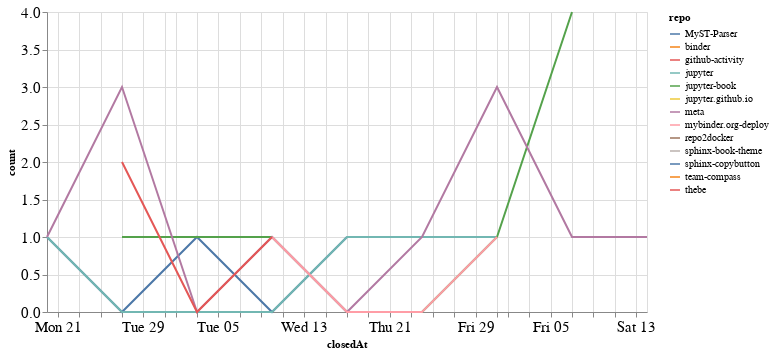

Here is the notebook cell this chart was saved with:
### Code cell
closed_by_time = closed_by.groupby('repo').resample('W', on='closedAt').count()['author'].reset_index()
closed_by_time = closed_by_time.rename(columns={'author': 'count'})

alt.Chart(closed_by_time, width=600).mark_line().encode(
    x='closedAt',
    y='count',
    color='repo',
    tooltip="repo"
)

### Figure 1 — Vega-Lite specification as saved in the notebook (floating-point values rounded to 4 significant figures)
{"config": {"axisLeft": {"labelFontSize": 15}, "axisBottom": {"labelFontSize": 15}}, "data": {"name": "data-a05a64dd48ca7d8411d9328364e8e7b4"}, "mark": "line", "encoding": {"color": {"type": "nominal", "field": "repo"}, "tooltip": {"type": "nominal", "field": "repo"}, "x": {"type": "temporal", "field": "closedAt"}, "y": {"type": "quantitative", "field": "count"}}, "width": 600, "$schema": "https://vega.github.io/schema/vega-lite/v4.8.1.json", "datasets": {"data-a05a64dd48ca7d8411d9328364e8e7b4": [{"repo": "MyST-Parser", "closedAt": "2020-12-20T00:00:00", "count": 1}, {"repo": "MyST-Parser", "closedAt": "2020-12-27T00:00:00", "count": 0}, {"repo": "MyST-Parser", "closedAt": "2021-01-03T00:00:00", "count": 1}, {"repo": "MyST-Parser", "closedAt": "2021-01-10T00:00:00", "count": 0}, {"repo": "MyST-Parser", "closedAt": "2021-01-17T00:00:00", "count": 1}, {"repo": "binder", "closedAt": "2021-01-31T00:00:00", "count": 1}, {"repo": "github-activity", "closedAt": "2021-01-17T00:00:00", "count": 1}, {"repo": "jupyter", "closedAt": "2020-12-20T00:00:00", "count": 1}, {"repo": "jupyter", "closedAt": "2020-12-27T00:00:00", "count": 0}, {"repo": "jupyter", "closedAt": "2021-01-03T00:00:00", "count": 0}, {"repo": "jupyter", "closedAt": "2021-01-10T00:00:00", "count": 0}, {"repo": "jupyter", "closedAt": "2021-01-17T00:00:00", "count": 1}, {"repo": "jupyter", "closedAt": "2021-01-24T00:00:00", "count": 1}, {"repo": "jupyter", "closedAt": "2021-01-31T00:00:00", "count": 1}, {"repo": "jupyter-book", "closedAt": "2020-12-27T00:00:00", "count": 1}, {"repo": "jupyter-book", "closedAt": "2021-01-03T00:00:00", "count": 1}, {"repo": "jupyter-book", "closedAt": "2021-01-10T00:00:00", "count": 1}, {"repo": "jupyter-book", "closedAt": "2021-01-17T00:00:00", "count": 0}, {"repo": "jupyter-book", "closedAt": "2021-01-24T00:00:00", "count": 0}, {"repo": "jupyter-book", "closedAt": "2021-01-31T00:00:00", "count": 1}, {"repo": "jupyter-book", "closedAt": "2021-02-07T00:00:00", "count": 4}, {"repo": "jupyter.github.io", "closedAt": "2021-02-07T00:00:00", "count": 1}, {"repo": "meta", "closedAt": "2020-12-20T00:00:00", "count": 1}, {"repo": "meta", "closedAt": "2020-12-27T00:00:00", "count": 3}, {"repo": "meta", "closedAt": "2021-01-03T00:00:00", "count": 0}, {"repo": "meta", "closedAt": "2021-01-10T00:00:00", "count": 1}, {"repo": "meta", "closedAt": "2021-01-17T00:00:00", "count": 0}, {"repo": "meta", "closedAt": "2021-01-24T00:00:00", "count": 1}, {"repo": "meta", "closedAt": "2021-01-31T00:00:00", "count": 3}, {"repo": "meta", "closedAt": "2021-02-07T00:00:00", "count": 1}, {"repo": "meta", "closedAt": "2021-02-14T00:00:00", "count": 1}, {"repo": "mybinder.org-deploy", "closedAt": "2021-01-10T00:00:00", "count": 1}, {"repo": "mybinder.org-deploy", "closedAt": "2021-01-17T00:00:00", "count": 0}, {"repo": "mybinder.org-deploy", "closedAt": "2021-01-24T00:00:00", "count": 0}, {"repo": "mybinder.org-deploy", "closedAt": "2021-01-31T00:00:00", "count": 1}, {"repo": "repo2docker", "closedAt": "2021-01-24T00:00:00", "count": 1}, {"repo": "sphinx-book-theme", "closedAt": "2021-01-24T00:00:00", "count": 1}, {"repo": "sphinx-copybutton", "closedAt": "2021-01-03T00:00:00", "count": 1}, {"repo": "team-compass", "closedAt": "2020-12-20T00:00:00", "count": 1}, {"repo": "thebe", "closedAt": "2020-12-27T00:00:00", "count": 2}, {"repo": "thebe", "closedAt": "2021-01-03T00:00:00", "count": 0}, {"repo": "thebe", "closedAt": "2021-01-10T00:00:00", "count": 1}]}}
